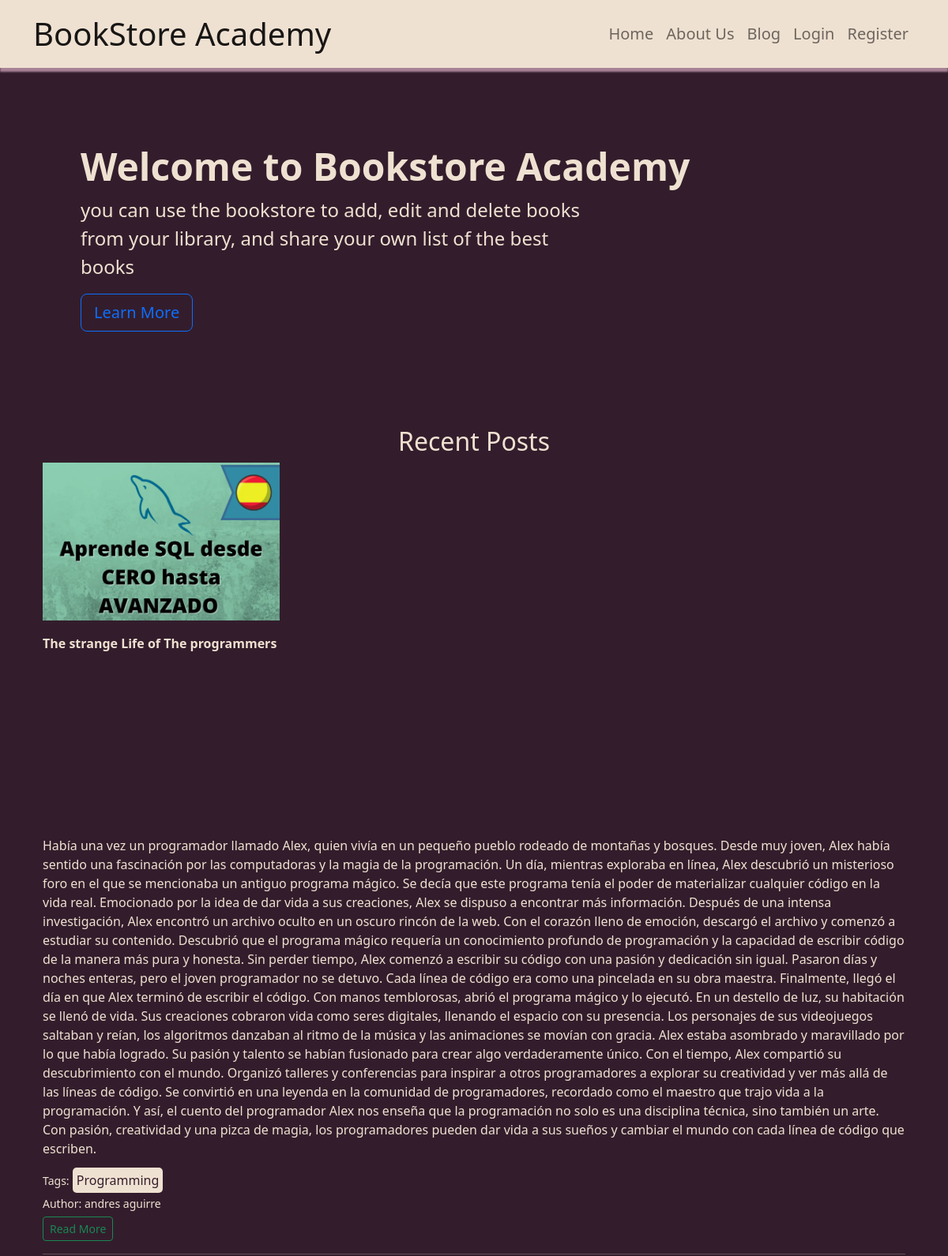
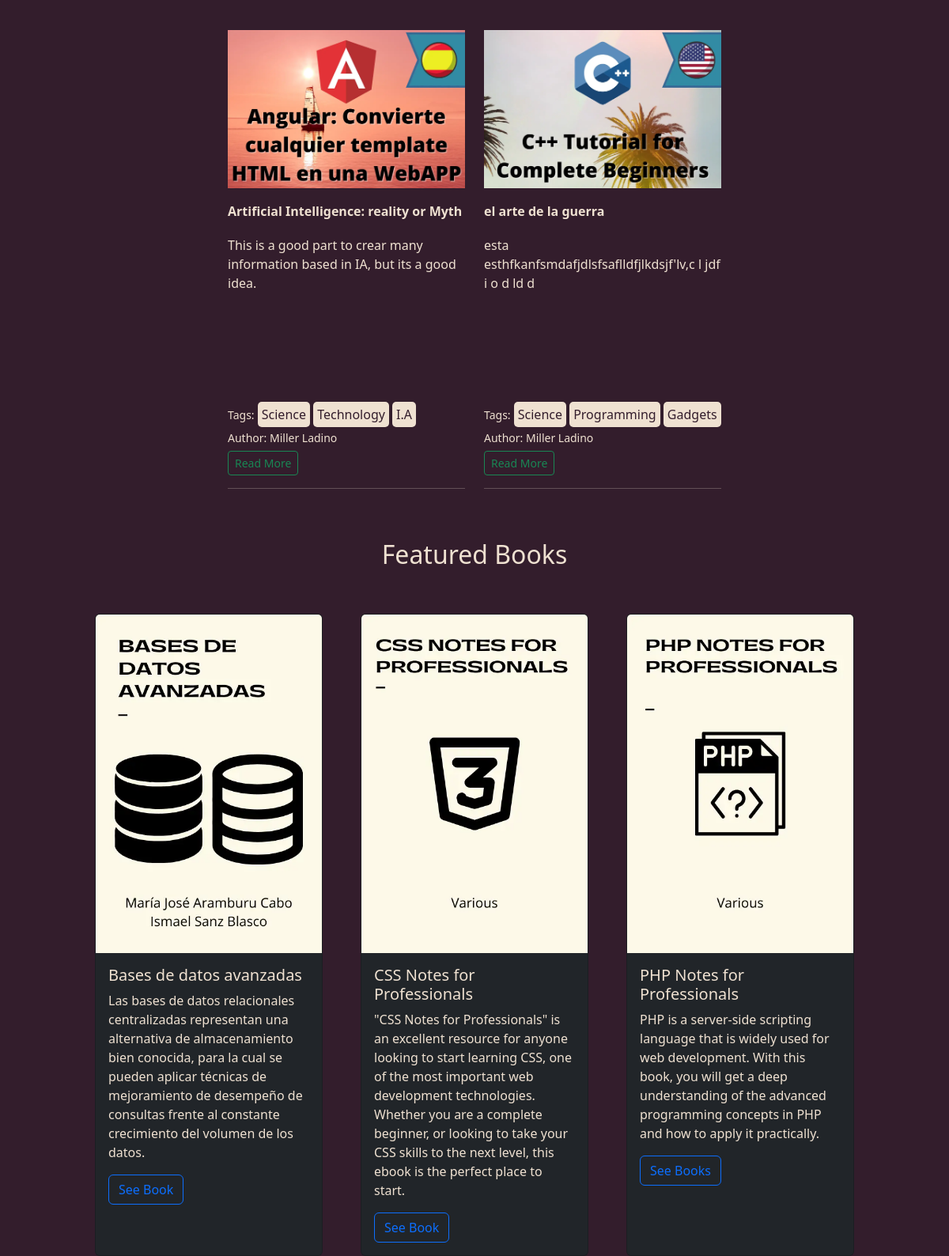
The page / on the database its author committed (2 pictures, top to bottom).
### libreria/models.py (models this page shows, shortened)
class Post(models.Model):
    title = models.CharField(max_length=200)
    body = RichTextField(null=True, blank=True)
    image = models.ImageField(null=True, blank=True, upload_to='images', default='placeholder.png')
    state = models.BooleanField('Active', default=False)
    tags = models.ManyToManyField(Tag, blank=True)
    author = models.CharField(max_length=100, null=True, blank=True,)

class Tag(models.Model):
    name = models.CharField(max_length=200)
    def __str__(self):
        return self.name

### libreria/views.py (the view)
# urls.py: path('', views.home, name='home'),
def home(request):
    post = Post.objects.all()
    avatar = getavatar(request)
    return render(request, 'home.html', {'avatar': avatar,'post':post})

### libreria/views.py (called while the page is built)
def getavatar(request):
    avatar = Avatar.objects.filter(user = request.user.id)
    try:
        avatar = avatar[0].image.url
    except:
        avatar = None
    return avatar

### libreria/templates/home.html (shortened to what this page needs)
{% extends "base.html" %}
{% block content %}
<div class="p-5 mb-4 rounded-3" style="background-color:#331D2C;">
  <div class="container-fluid py-5" style="background-color:#331D2C;">
    <h1 class="display-5 fw-bold">Welcome to Bookstore Academy</h1>
    <p class="col-md-8 fs-4">you can use the bookstore to add, edit and delete books from your library, and share your
      own list of the best books</p>
    <button class="btn btn-outline-primary btn-lg" type="button">Learn More</button>
  </div>
</div>
<section class="s1">
  <div class="main-container">
      <h2 style="text-align: center;">Recent Posts</h2>
      <div class="main-container container d-flex justify-content-center gap-4 flex-wrap">
        {% for post in post %}
          <div>
              <div class="post ">
                  <img class="thumbnail" src="{{post.image.url}}" style="width: 300px">
                  <div class="post-preview">
                      <h6 class="post-title" style=" margin: 20px 0px;"> <strong>{{post.title}}</strong></h6>
                      <p style="overflow:hidden; width: 300px; height:198px; min-width: 100px; max-width:300px; text-overflow: ellipsis;">{{post.body|safe}}</p>
                      <small> Tags:</small>
                      {% for tag in post.tags.all %}
                      <span class="tag" style="background-color: #EFE1D1; color:#331D2C; padding: 5px;border-radius: 5px;"> {{tag}}</span>
                      {% endfor %}
                      <div style="padding: 5px 0px;"><small>Author: {{post.author}}</small></div>
                      <a class="btn btn-sm btn-outline-success"  href="{%  url 'post' post.id %}">Read More</a>
                      <hr>
                  </div>
              </div>
            </div>
        {% endfor %}
    </div>
  </div>
</section>
<div class="container justify-content-center">
  <h2 class="text-center p-5">Featured Books</h2>
</div>
{% load static %}
<div class="container d-flex justify-content-center gap-5">
  <div class="card bg-dark " style="width: 18rem; ">
    <img class="card-img-top" src="{% static 'libreria/assets/img/Bases de datos avanzadas.webp'%}" alt="Card image cap">
    <div class="card-body">
      <h5 class="card-title">Bases de datos avanzadas</h5>
      <p class="card-text">Las bases de datos relacionales centralizadas representan una alternativa de almacenamiento bien conocida, para la cual se pueden aplicar técnicas de mejoramiento de desempeño de consultas frente al constante crecimiento del volumen de los datos. </p>
      <a href="#" class="btn btn-outline-primary">See Book</a>
    </div>
  </div>
  <div class="card bg-dark" style="width: 18rem;">
    <img class="card-img-top" src="{% static 'libreria/assets/img/CSS Notes for Professionals.webp'%}" alt="Card image cap">
    <div class="card-body">
      <h5 class="card-title">CSS Notes for Professionals</h5>
      <p class="card-text">"CSS Notes for Professionals" is an excellent resource for anyone looking to start learning CSS, one of the most important web development technologies. Whether you are a complete beginner, or looking to take your CSS skills to the next level, this ebook is the perfect place to start.</p>
      <a href="#" class="btn btn-outline-primary">See Book</a>
    </div>
  </div>
  <div class="card bg-dark" style="width: 18rem;">
    <img class="card-img-top" src="{% static 'libreria/assets/img/PHP Notes for Professionals.webp'%}" alt="Card image cap">
    <div class="card-body">
      <h5 class="card-title">PHP Notes for Professionals</h5>
      <p class="card-text">PHP is a server-side scripting language that is widely used for web development. With this book, you will get a deep understanding of the advanced programming concepts in PHP and how to apply it practically.</p>
      <a href="#" class="btn btn-outline-primary">See Books</a>
    </div>
  </div>
</div>
{% endblock %}

### rows shown on the page
Post: image (picture), title "The strange Life of The programmers", body "Había una vez un programador llamado Alex, quien vivía en un pequeño pueblo rodeado de montañas y bosques. Desde muy joven, Alex había sentido una fascinación por las computadoras y la magia de la programación. Un día, mientras exploraba en línea, Alex descubrió un misterioso foro en el que se mencionaba un antiguo programa mágico. Se decía que este programa tenía el poder de materializar cualquier código en la vida real. Emocionado por la idea de dar vida a sus creaciones, Alex se dispuso a encontrar más información. Después de una intensa investigación, Alex encontró un archivo oculto en un oscuro rincón de la web. Con el corazón lleno de emoción, descargó el archivo y comenzó a estudiar…", author "andres aguirre"
Tag: name "Programming"
Post: image (picture), title "Artificial Intelligence: reality or Myth", body "This is a good part to crear many information based in IA, but its a good idea.", author "Miller Ladino"
Tag: name "Science"
Tag: name "Technology"
Tag: name "I.A"
Post: image (picture), title "el arte de la guerra", body "esta esthfkanfsmdafjdlsfsaflldfjlkdsjf'lv,c l jdf i o d ld d", author "Miller Ladino"
Tag: name "Gadgets"
